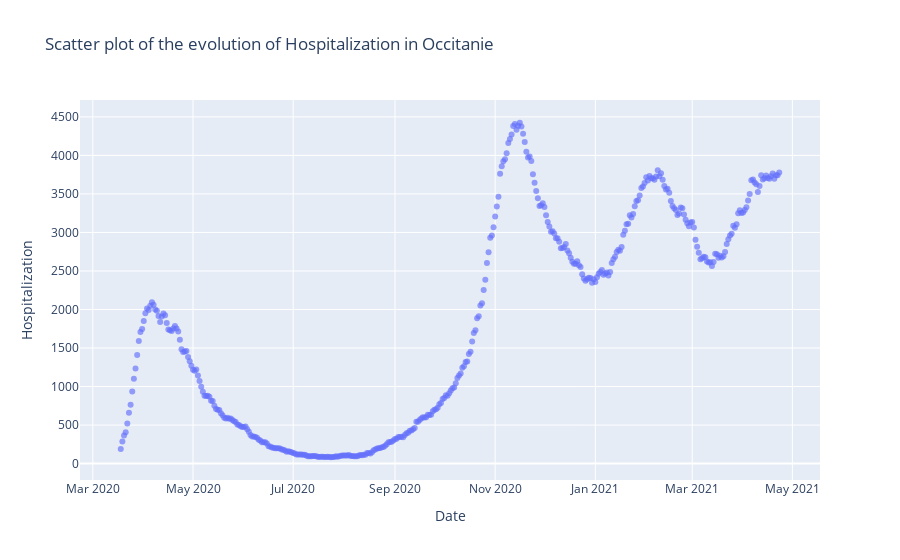

The code cell stored with this chart in its notebook:
### Markdown cell above
We were eager to add some prediction to **vizcovidfr** package, so we decided to make a polynomial regression and a prediction of many variables, per region. 

## Polynomial Regression 

First, we had to make a regression. To do so, we used a polynomial regression.

### Code cell
#Regression
regression.scatter_reg(1, 76, save = False)

### Figure 1 — Plotly figure (JSON) as saved in the notebook; plotly's stock layout.template omitted (floating-point values rounded to 4 significant figures; data arrays with more than 128 entries replaced by an {"elided": "..."} marker saying what was removed)
{"data": [{"hovertemplate": "Date=%{x}<br>Hospitalization=%{y}<extra></extra>", "legendgroup": "", "marker": {"color": "#636efa", "opacity": 0.65, "symbol": "circle"}, "mode": "markers", "name": "", "orientation": "v", "showlegend": false, "type": "scatter", "x": {"elided": "402 str values"}, "xaxis": "x", "y": {"elided": "402 int values"}, "yaxis": "y"}], "layout": {"legend": {"tracegroupgap": 0}, "title": {"text": "Scatter plot of the evolution of Hospitalization in Occitanie"}, "xaxis": {"anchor": "y", "domain": [0, 1], "title": {"text": "Date"}}, "yaxis": {"anchor": "x", "domain": [0, 1], "title": {"text": "Hospitalization"}}}}
